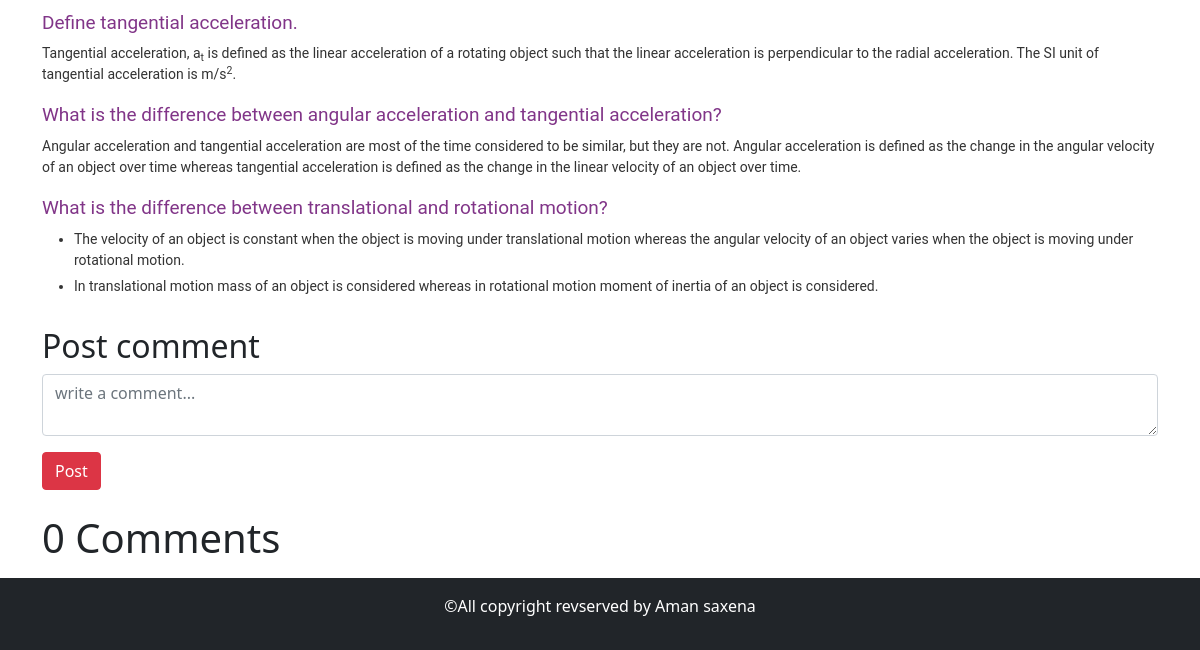
The app's page /fullBlog/9 (lower part), older data.
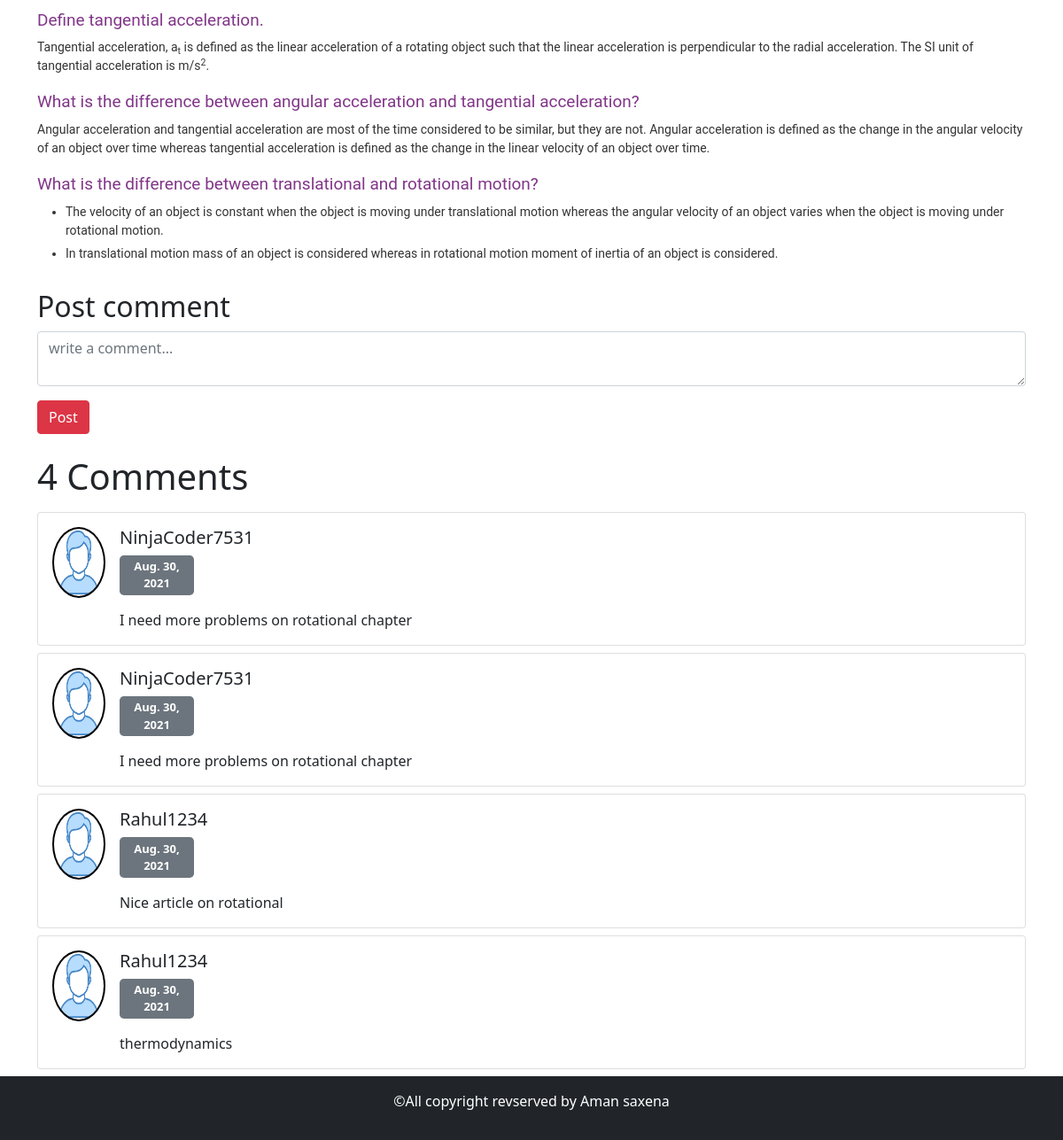
The same page, newer data.
### home/models.py (models this page shows, shortened)
class Post(models.Model):
    id = models.AutoField(primary_key=True)
    title = models.CharField(max_length=200)
    author = models.CharField(max_length=30)
    img = models.ImageField(upload_to="media/image")
    content = FroalaField()
    date = models.DateField(default=datetime.date.today,null=True)
    category = models.ForeignKey(Category,on_delete=CASCADE,null=True)
    likes = models.ManyToManyField(User,related_name="blog_likes",blank=True,null=True)

class Comments(models.Model):
    id = models.AutoField(primary_key=True)
    comment = models.TextField(blank=True,null=True)
    post = models.ForeignKey(Post,on_delete=CASCADE)
    Reply = models.ForeignKey('self',on_delete=CASCADE,null=True,blank=True)
    user = models.ForeignKey(User,on_delete=CASCADE)
    date = models.DateField(default=datetime.datetime.today,null=True,blank=True)

### home/views.py (the view)
# urls.py: path('fullBlog/<int:id>',views.fullBlog,name="fullBlog"),
def fullBlog(request,id):
    post = Post.objects.get(pk =id)
    print(post.img)
    allpost = Post.objects.all()
    comments = Comments.objects.filter(post = post)
    print(comments)
    blog_count = len(comments)
    likes_count = len(post.likes.all())
    context = {"post":post,"allpost":allpost,"comments":comments,"blog_count":blog_count,"likes_count":likes_count}
    return render(request,'fullBlog.html',context)

### templates/fullBlog.html (shortened to what this page needs)
{% extends 'base.html' %}
{% block body %}
<div class="mainbody">
    <div class="container">
        <p>{{post.content|safe}}</p>
        <div class="post-comment-container">
            <h2>Post comment</h2>
            <form action="postcomment/{{post.id}}" method="post">
                <textarea name="comment" id="commenttextarea" class="form-control my-2" cols="30" rows="2" placeholder="write a comment..."></textarea>
                <button type="submit" class="btn btn-danger my-2">Post</button>
            </form>
        </div>
        <h1 class="my-3">{{blog_count}} Comments</h1>
        {% for c in comments %}
        <div class="card my-2" style="width: 100%;">
            <div class="card-body">
                <img class="rounded-circle" id="userImg" src="../static/image/userimg.png">
                <div class="commentsDetails mx-3">
                    <h5 id="userheading">{{c.user}}</h5>
                    <p id="commentdate">{{c.date}}</p>
                    <p class="card-text">{{c.comment}}</p>
                </div>
            </div>
        </div>
        {% endfor %}
    </div>
</div>
{% endblock body %}

### templates/base.html (shortened to what this page needs)
<!doctype html>
<html lang="en">
  <head>
    <link href="https://cdn.jsdelivr.net/npm/bootstrap@5.0.1/dist/css/bootstrap.min.css" rel="stylesheet">
  </head>
  <body>
    {% block body %}{% endblock body %}
    <footer class="container-fluid bg-dark my-0 py-3"style="background-color: black;color:white;text-align:center;">
      <p><span>&copy;</span>All copyright revserved by Aman saxena</p>
    </footer>
  </body>
</html>

### templates/fullBlog.html (style rules this page uses)
.container { width: 100%; }
#userImg { width: 5vw; height: 10vh; background-color: black; border: 2px solid black; }
.card-body { display: flex; flex-direction: row; }
#commentdate { width: 7vw; padding: 0.2rem; font-size: small; color: white; font-weight: bold; background-color: #6c757d; border-radius: 0.3rem; text-align: center; }

Row changes from the older to the newer data that the page shows:
added Comments: user "NinjaCoder7531", date "Aug. 30, 2021", comment "I need more problems on rotational chapter"
added Comments: user "NinjaCoder7531", date "Aug. 30, 2021", comment "I need more problems on rotational chapter"
added Comments: user "Rahul1234", date "Aug. 30, 2021", comment "Nice article on rotational"
added Comments: user "Rahul1234", date "Aug. 30, 2021", comment "thermodynamics"
Text that changed along with them:
{{ blog_count }}: "0" → "4"
